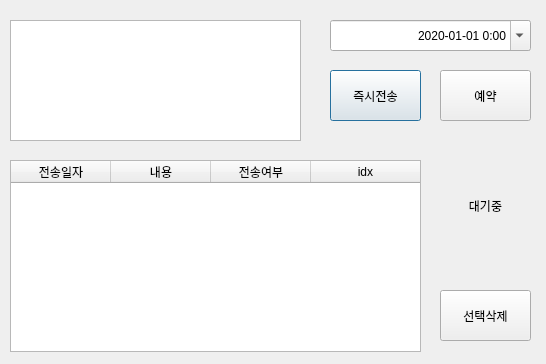
<?xml version="1.0" encoding="UTF-8"?>
<ui version="4.0">
 <class>NoticeDialog</class>
 <widget class="QDialog" name="NoticeDialog">
  <property name="geometry">
   <rect>
    <x>0</x>
    <y>0</y>
    <width>546</width>
    <height>364</height>
   </rect>
  </property>
  <property name="windowTitle">
   <string>공지사항</string>
  </property>
  <property name="windowIcon">
   <iconset>
    <normaloff>logo.ico</normaloff>logo.ico</iconset>
  </property>
  <property name="sizeGripEnabled">
   <bool>false</bool>
  </property>
  <property name="modal">
   <bool>false</bool>
  </property>
  <widget class="QPushButton" name="shop_sendBtn">
   <property name="geometry">
    <rect>
     <x>330</x>
     <y>70</y>
     <width>91</width>
     <height>51</height>
    </rect>
   </property>
   <property name="text">
    <string>즉시전송</string>
   </property>
  </widget>
  <widget class="QTextBrowser" name="shop_inputNotice">
   <property name="geometry">
    <rect>
     <x>10</x>
     <y>20</y>
     <width>291</width>
     <height>121</height>
    </rect>
   </property>
   <property name="readOnly">
    <bool>false</bool>
   </property>
  </widget>
  <widget class="QLabel" name="shop_statusText">
   <property name="geometry">
    <rect>
     <x>440</x>
     <y>180</y>
     <width>91</width>
     <height>51</height>
    </rect>
   </property>
   <property name="text">
    <string>대기중</string>
   </property>
   <property name="alignment">
    <set>Qt::AlignCenter</set>
   </property>
  </widget>
  <widget class="QDateTimeEdit" name="shop_date">
   <property name="geometry">
    <rect>
     <x>330</x>
     <y>20</y>
     <width>201</width>
     <height>31</height>
    </rect>
   </property>
   <property name="wrapping">
    <bool>false</bool>
   </property>
   <property name="frame">
    <bool>true</bool>
   </property>
   <property name="alignment">
    <set>Qt::AlignRight|Qt::AlignTrailing|Qt::AlignVCenter</set>
   </property>
   <property name="buttonSymbols">
    <enum>QAbstractSpinBox::NoButtons</enum>
   </property>
   <property name="correctionMode">
    <enum>QAbstractSpinBox::CorrectToPreviousValue</enum>
   </property>
   <property name="dateTime">
    <datetime>
     <hour>0</hour>
     <minute>0</minute>
     <second>0</second>
     <year>2020</year>
     <month>1</month>
     <day>1</day>
    </datetime>
   </property>
   <property name="currentSection">
    <enum>QDateTimeEdit::YearSection</enum>
   </property>
   <property name="displayFormat">
    <string>yyyy-MM-dd h:mm</string>
   </property>
   <property name="calendarPopup">
    <bool>true</bool>
   </property>
   <property name="currentSectionIndex">
    <number>0</number>
   </property>
  </widget>
  <widget class="QPushButton" name="shop_resBtn">
   <property name="geometry">
    <rect>
     <x>440</x>
     <y>70</y>
     <width>91</width>
     <height>51</height>
    </rect>
   </property>
   <property name="text">
    <string>예약</string>
   </property>
  </widget>
  <widget class="QTableWidget" name="shop_notiTable">
   <property name="geometry">
    <rect>
     <x>10</x>
     <y>160</y>
     <width>411</width>
     <height>192</height>
    </rect>
   </property>
   <property name="editTriggers">
    <set>QAbstractItemView::NoEditTriggers</set>
   </property>
   <property name="tabKeyNavigation">
    <bool>false</bool>
   </property>
   <property name="showDropIndicator" stdset="0">
    <bool>false</bool>
   </property>
   <property name="dragEnabled">
    <bool>false</bool>
   </property>
   <property name="dragDropOverwriteMode">
    <bool>false</bool>
   </property>
   <property name="selectionBehavior">
    <enum>QAbstractItemView::SelectRows</enum>
   </property>
   <attribute name="horizontalHeaderCascadingSectionResizes">
    <bool>true</bool>
   </attribute>
   <attribute name="horizontalHeaderShowSortIndicator" stdset="0">
    <bool>true</bool>
   </attribute>
   <attribute name="horizontalHeaderStretchLastSection">
    <bool>true</bool>
   </attribute>
   <attribute name="verticalHeaderVisible">
    <bool>false</bool>
   </attribute>
   <column>
    <property name="text">
     <string>전송일자</string>
    </property>
   </column>
   <column>
    <property name="text">
     <string>내용</string>
    </property>
   </column>
   <column>
    <property name="text">
     <string>전송여부</string>
    </property>
   </column>
   <column>
    <property name="text">
     <string>idx</string>
    </property>
   </column>
  </widget>
  <widget class="QPushButton" name="shop_notiDelBtn">
   <property name="geometry">
    <rect>
     <x>440</x>
     <y>290</y>
     <width>91</width>
     <height>51</height>
    </rect>
   </property>
   <property name="text">
    <string>선택삭제</string>
   </property>
  </widget>
 </widget>
 <resources/>
 <connections/>
</ui>
